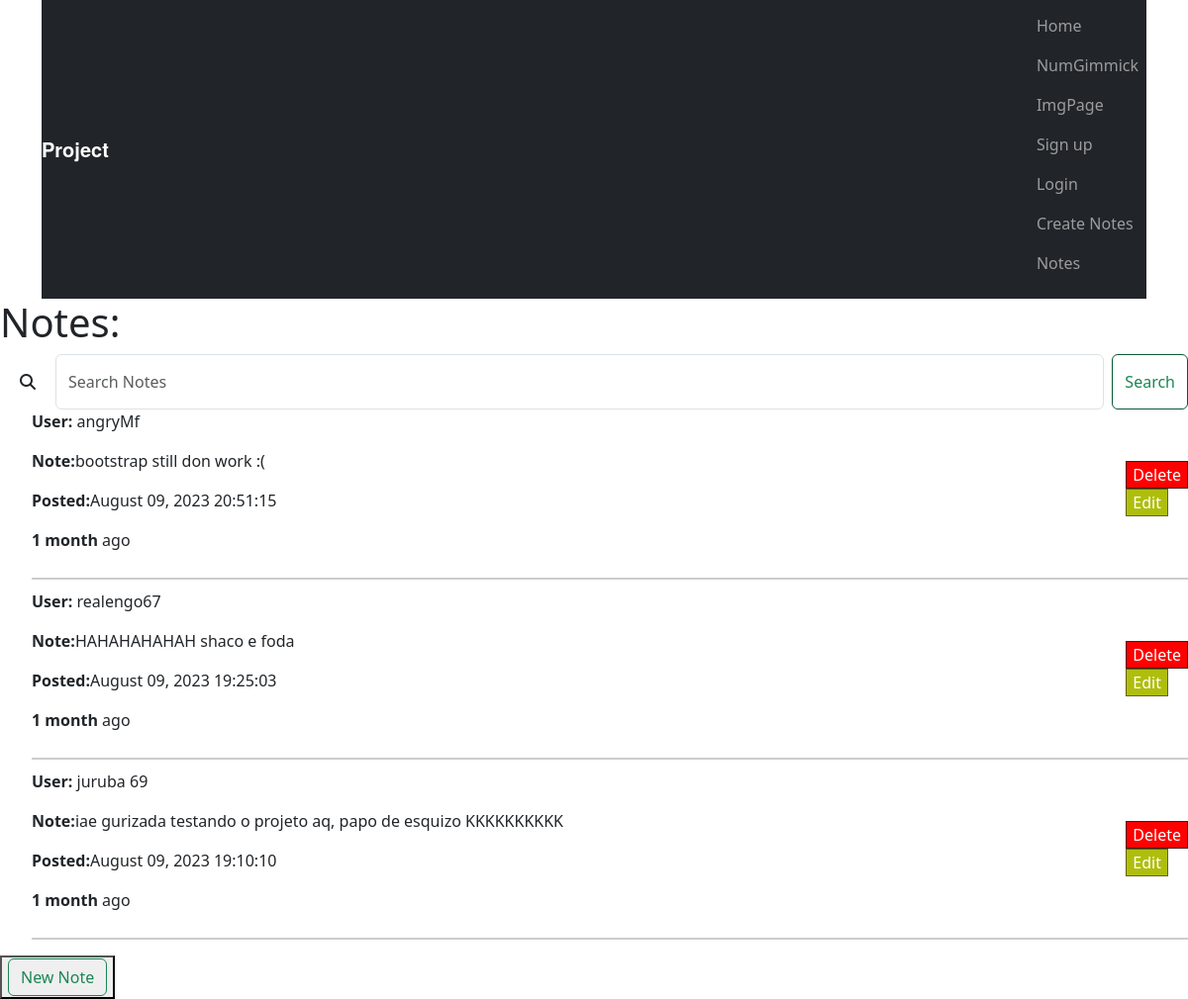
Before: /notes with the older database file.
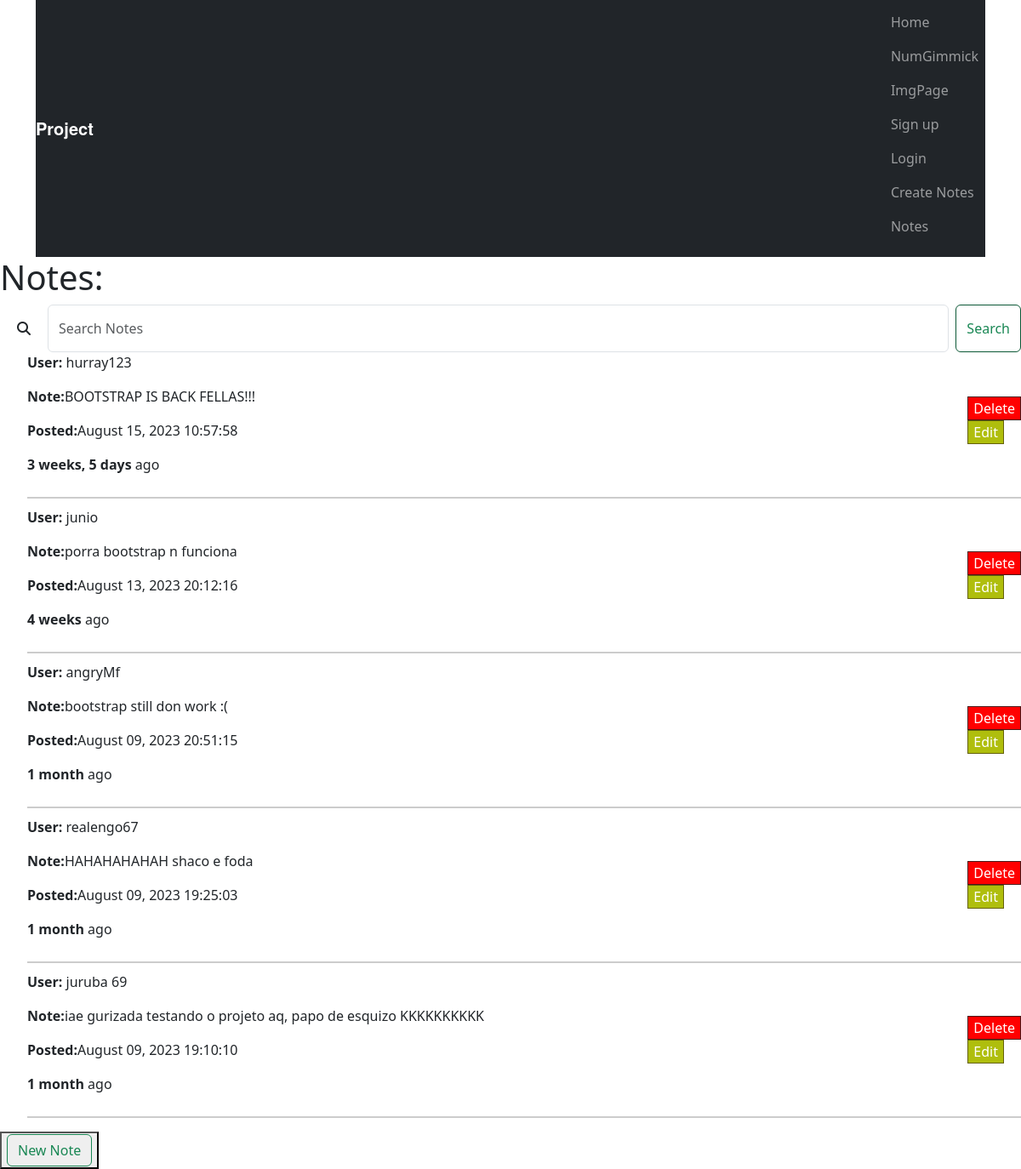
After: the same page with the newer database file.
### projects/models.py (models this page shows)
class Note(models.Model):
    author = models.CharField(max_length=20, blank=True)
    description = models.TextField(default='Not set')
    posted_time = models.DateTimeField(default=timezone.now)

### projects/views.py (the view)
# urls.py: path('notes', views.notes_page, name='notes'),
def notes_page(request):
    notes = Note.objects.all().order_by('-posted_time')
    return render(request, 'notes.html', {'notes':notes})

### templates/notes.html (shortened to what this page needs)
{% extends 'base.html' %}
{% block content %}
    <h1>Notes:</h1>
    <div class="SearchBar">
        <form class="d-flex" method="get" action="{% url 'search_bar' %}">
            <i id="SearchBarIcon" class="fa-solid fa-magnifying-glass fa-beat"></i>
            <input class="form-control me-2" type="search" name="search_query" placeholder="Search Notes">
            <button id="Search_button" class="btn btn-outline-success" type="submit">Search</button>
        </form>
    </div>
    <ul>
        {% for note in notes %}
            <li class="note-item">
                <div class="note-content">
                    <p><strong>User:</strong>
                        {% if note.author %}{{ note.author }}
                        {% else %}
                            Undefined
                        {% endif %}
                    </p>
                    <p><strong>Note:</strong>{{note.description}}</p>
                    <p><strong>Posted:</strong>{{note.posted_time|date:"F d, Y H:i:s" }}</p>
                    <p><strong>{{ note.posted_time|timesince }}</strong> ago</p>
                </div>
                <div><form method="POST" action="{% url 'delete_note' note_id=note.id %}">
                    <button type="submit" id="delete_button">Delete</button>
                    </form>
                    <form method="POST" action="{% url 'edit_note' note_id=note.id %}">
                        <button type="submit" id="edit_button">Edit</button>
                        </form>
                </div>
            </li>
        {% endfor %}
    </ul>
    <button ><a class="btn btn-outline-success" id="anchortransition" href="{% url 'create_note' %}">New Note</a></button>
{% endblock %}

Changed rows visible on the page:
added Note: author "hurray123", description "BOOTSTRAP IS BACK FELLAS!!!", posted_time "August 15, 2023 10:57:58", posted_time "3 weeks, 5 days"
added Note: author "junio", description "porra bootstrap n funciona", posted_time "August 13, 2023 20:12:16", posted_time "4 weeks"
